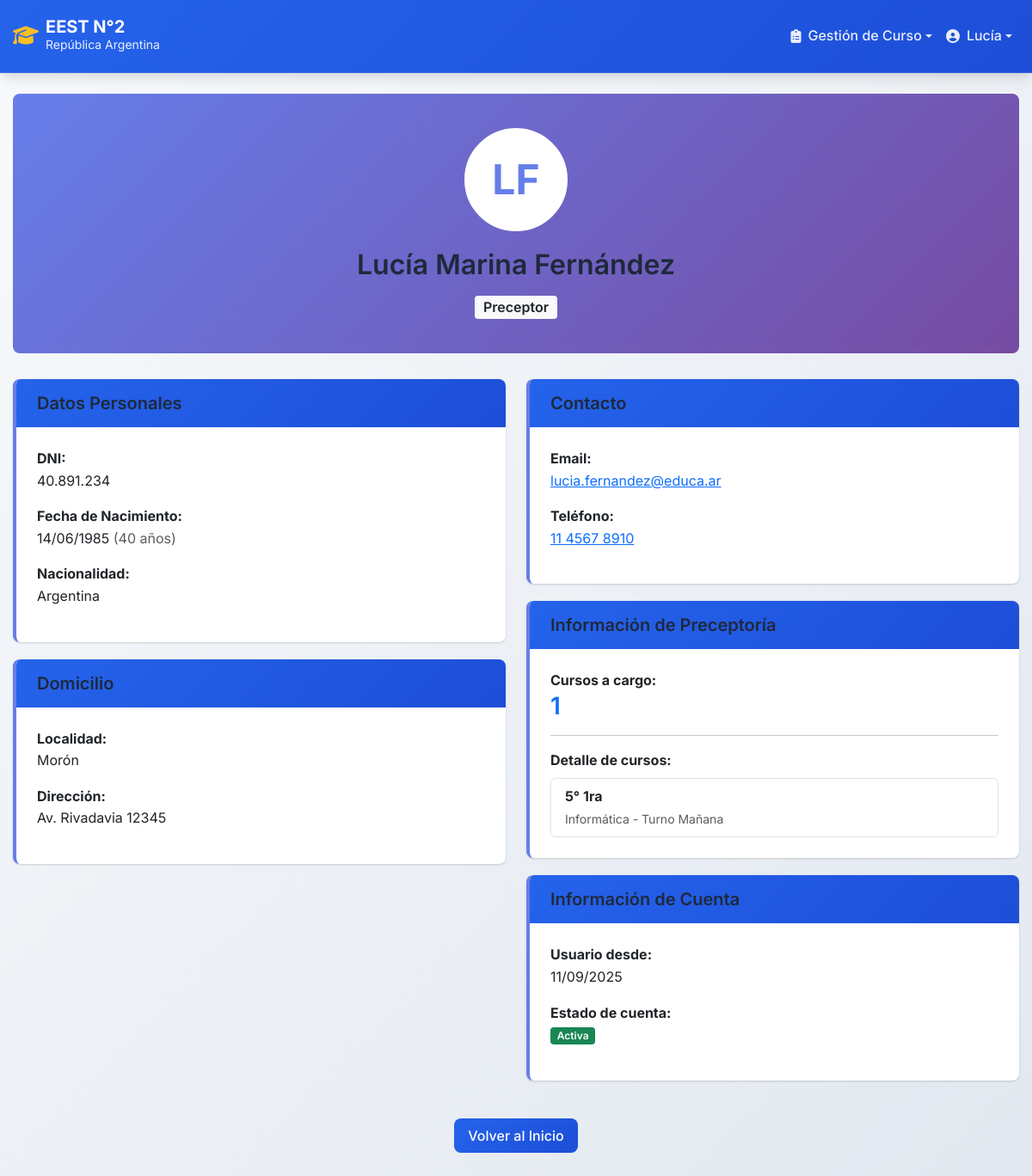
Page /perfil.php (signed in) on the committed database.
### tables this page shows
CREATE TABLE `usuarios` (
  `DNI` int(11) NOT NULL,
  `Primer_nombre` varchar(255) NOT NULL,
  `Segundo_nombre` varchar(255) NOT NULL,
  `Apellido` varchar(255) NOT NULL,
  `Email` varchar(255) NOT NULL,
  `Password_Usuario` varchar(255) DEFAULT NULL,
  `Nacionalidad` varchar(255) NOT NULL,
  `Localidad` varchar(255) NOT NULL,
  `Calle` varchar(255) NOT NULL,
  `Altura` int(11) NOT NULL,
  `Fecha_Nacimiento` date NOT NULL,
  `Telefono` varchar(255) NOT NULL,
  `Rol` enum('Director','Preceptor','Profesor','Alumno') NOT NULL,
  `Estado` tinyint(1) NOT NULL DEFAULT 1,
  `Fecha_Creacion` timestamp NOT NULL DEFAULT current_timestamp(),
  `Usuario` varchar(255) DEFAULT current_user()
);

CREATE TABLE `cursos` (
  `ID` int(11) NOT NULL,
  `DNI_Preceptor` int(11) NOT NULL,
  `Turno` enum('Mañana','Tarde','Noche') NOT NULL,
  `Grupo` varchar(255) NOT NULL,
  `Anio` int(4) NOT NULL,
  `Division` varchar(10) NOT NULL,
  `Especialidad` varchar(255) NOT NULL,
  `Estado` tinyint(1) NOT NULL DEFAULT 1
);

### perfil.php (the view, shortened to what this page needs)
<?php
include('./public/header.php');
$dni = $_SESSION['DNI'];
$query_usuario = "SELECT * FROM usuarios WHERE usuarios.DNI = '$dni'";
$result_usuario = mysqli_query($CONN, $query_usuario);
$usuario = mysqli_fetch_assoc($result_usuario);
$info_adicional = [];
$rol = $usuario['Rol'];
if ($rol == 'Alumno') {
    $query_curso = "SELECT cursos.Anio, cursos.Division, cursos.Especialidad, cursos.Turno, cursos.Grupo
                    FROM cursos
                    WHERE cursos.DNI_Alumno = '$dni' AND cursos.Estado = 1";
    $result_curso = mysqli_query($CONN, $query_curso);
    if (mysqli_num_rows($result_curso) > 0) {
        $info_adicional['curso'] = mysqli_fetch_assoc($result_curso);
    }
    if (isset($info_adicional['curso'])) {
        $query_materias = "SELECT COUNT(*) as total FROM materias
                          INNER JOIN cursos ON materias.ID_Curso = cursos.ID
                          WHERE cursos.DNI_Alumno = '$dni' AND materias.Estado = 1";
        $result_materias = mysqli_query($CONN, $query_materias);
        $info_adicional['total_materias'] = mysqli_fetch_assoc($result_materias)['total'];
    }
    $query_inasistencias = "SELECT
                              SUM(CASE WHEN inasistencias.Tipo = 'Falta' THEN 1 ELSE 0 END) +
                              SUM(CASE WHEN inasistencias.Tipo = 'Tarde' THEN 0.5 ELSE 0 END) as total
                            FROM inasistencias
                            WHERE inasistencias.DNI_Alumno = '$dni'";
    $result_inasistencias = mysqli_query($CONN, $query_inasistencias);
    $info_adicional['total_inasistencias'] = mysqli_fetch_assoc($result_inasistencias)['total'] ?? 0;
} elseif ($rol == 'Preceptor') {
    $query_cursos = "SELECT COUNT(DISTINCT cursos.ID) as total FROM cursos
                     WHERE cursos.DNI_Preceptor = '$dni' AND cursos.Estado = 1";
    $result_cursos = mysqli_query($CONN, $query_cursos);
    $info_adicional['cursos_a_cargo'] = mysqli_fetch_assoc($result_cursos)['total'];
    $query_lista_cursos = "SELECT cursos.Anio, cursos.Division, cursos.Especialidad, cursos.Turno
                          FROM cursos
                          WHERE cursos.DNI_Preceptor = '$dni' AND cursos.Estado = 1
                          ORDER BY cursos.Anio, cursos.Division";
    $result_lista = mysqli_query($CONN, $query_lista_cursos);
    $info_adicional['lista_cursos'] = [];
    while ($curso = mysqli_fetch_assoc($result_lista)) {
        $info_adicional['lista_cursos'][] = $curso;
    }
}
?>
<!DOCTYPE html>
<html lang="es">
<head>
    <link rel="stylesheet" href="./style/styles.css">
</head>
<body>
    <div class="container mt-4 mb-5">
        <div class="profile-header">
            <div class="profile-avatar">
                <?php
                echo strtoupper(substr($usuario['Primer_nombre'], 0, 1) . substr($usuario['Apellido'], 0, 1));
                ?>
            </div>
            <h2><?php echo htmlspecialchars($usuario['Primer_nombre'] . ' ' . $usuario['Segundo_nombre'] . ' ' . $usuario['Apellido']); ?></h2>
            <p class="mb-0">
                <span class="badge bg-light text-dark fs-6">
                    <?php echo htmlspecialchars($usuario['Rol']); ?>
                </span>
            </p>
        </div>
        <div class="row">
            <div class="col-md-6">
                <div class="card info-card">
                    <div class="card-header bg-primary text-white">
                        <h5 class="mb-0"><i class="bi bi-person-fill"></i> Datos Personales</h5>
                    </div>
                    <div class="card-body">
                        <div class="mb-3">
                            <strong>DNI:</strong><br>
                            <?php echo htmlspecialchars(number_format($usuario['DNI'], 0, '', '.')); ?>
                        </div>
                        <div class="mb-3">
                            <strong>Fecha de Nacimiento:</strong><br>
                            <?php echo date('d/m/Y', strtotime($usuario['Fecha_Nacimiento'])); ?>
                            <?php
                            $nacimiento = new DateTime($usuario['Fecha_Nacimiento']);
                            $hoy = new DateTime();
                            $edad = $hoy->diff($nacimiento)->y;
                            echo " <span class='text-muted'>($edad años)</span>";
                            ?>
                        </div>
                        <div class="mb-3">
                            <strong>Nacionalidad:</strong><br>
                            <?php echo htmlspecialchars($usuario['Nacionalidad']); ?>
                        </div>
                    </div>
                </div>
                <div class="card info-card">
                    <div class="card-header bg-success text-white">
                        <h5 class="mb-0"><i class="bi bi-geo-alt-fill"></i> Domicilio</h5>
                    </div>
                    <div class="card-body">
                        <div class="mb-3">
                            <strong>Localidad:</strong><br>
                            <?php echo htmlspecialchars($usuario['Localidad']); ?>
                        </div>
                        <div class="mb-3">
                            <strong>Dirección:</strong><br>
                            <?php echo htmlspecialchars($usuario['Calle'] . ' ' . $usuario['Altura']); ?>
                        </div>
                    </div>
                </div>
            </div>
            <div class="col-md-6">
                <div class="card info-card">
                    <div class="card-header bg-info text-white">
                        <h5 class="mb-0"><i class="bi bi-telephone-fill"></i> Contacto</h5>
                    </div>
                    <div class="card-body">
                        <div class="mb-3">
                            <strong>Email:</strong><br>
                            <a href="mailto:<?php echo htmlspecialchars($usuario['Email']); ?>">
                                <?php echo htmlspecialchars($usuario['Email']); ?>
                            </a>
                        </div>
                        <div class="mb-3">
                            <strong>Teléfono:</strong><br>
                            <a href="tel:<?php echo htmlspecialchars($usuario['Telefono']); ?>">
                                <?php echo htmlspecialchars($usuario['Telefono']); ?>
                            </a>
                        </div>
                    </div>
                </div>
                <?php if ($rol == 'Alumno' && isset($info_adicional['curso'])): ?>
                    <div class="card info-card">
                        <div class="card-header bg-warning text-dark">
                            <h5 class="mb-0"><i class="bi bi-book-fill"></i> Información Académica</h5>
                        </div>
                        <div class="card-body">
                            <div class="mb-3">
                                <strong>Curso Actual:</strong><br>
                                <?php
                                $curso = $info_adicional['curso'];
                                echo htmlspecialchars($curso['Anio'] . '° Año - División ' . $curso['Division']);
                                ?>
                            </div>
                            <div class="mb-3">
                                <strong>Especialidad:</strong><br>
                                <?php echo htmlspecialchars($curso['Especialidad']); ?>
                            </div>
                            <div class="mb-3">
                                <strong>Turno:</strong><br>
                                <?php echo htmlspecialchars($curso['Turno']); ?>
                            </div>
                            <hr>
                            <div class="row text-center">
                                <div class="col-6">
                                    <div class="stat-card bg-light">
                                        <h3 class="text-primary"><?php echo $info_adicional['total_materias'] ?? 0; ?></h3>
                                        <small class="text-muted">Materias</small>
                                    </div>
                                </div>
                                <div class="col-6">
                                    <div class="stat-card bg-light">
                                        <h3 class="text-danger"><?php echo $info_adicional['total_inasistencias']; ?></h3>
                                        <small class="text-muted">Inasistencias</small>
                                    </div>
                                </div>
                            </div>
                        </div>
                    </div>
                <?php elseif ($rol == 'Preceptor'): ?>
                    <div class="card info-card">
                        <div class="card-header bg-warning text-dark">
                            <h5 class="mb-0"><i class="bi bi-clipboard-check-fill"></i> Información de Preceptoría</h5>
                        </div>
                        <div class="card-body">
                            <div class="mb-3">
                                <strong>Cursos a cargo:</strong>
                                <h3 class="text-primary"><?php echo $info_adicional['cursos_a_cargo']; ?></h3>
                            </div>
                            <?php if (!empty($info_adicional['lista_cursos'])): ?>
                                <hr>
                                <strong>Detalle de cursos:</strong>
                                <ul class="list-group mt-2">
                                    <?php foreach ($info_adicional['lista_cursos'] as $curso): ?>
                                        <li class="list-group-item">
                                            <strong><?php echo htmlspecialchars($curso['Anio'] . '° ' . $curso['Division']); ?></strong><br>
                                            <small class="text-muted">
                                                <?php echo htmlspecialchars($curso['Especialidad'] . ' - Turno ' . $curso['Turno']); ?>
                                            </small>
                                        </li>
                                    <?php endforeach; ?>
                                </ul>
                            <?php endif; ?>
                        </div>
                    </div>
                <?php endif; ?>
                <div class="card info-card">
                    <div class="card-header bg-secondary text-white">
                        <h5 class="mb-0"><i class="bi bi-shield-lock-fill"></i> Información de Cuenta</h5>
                    </div>
                    <div class="card-body">
                        <div class="mb-3">
                            <strong>Usuario desde:</strong><br>
                            <?php echo date('d/m/Y', strtotime($usuario['Fecha_Creacion'])); ?>
                        </div>
                        <div class="mb-3">
                            <strong>Estado de cuenta:</strong><br>
                            <?php if ($usuario['Estado'] == 1): ?>
                                <span class="badge bg-success">Activa</span>
                            <?php else: ?>
                                <span class="badge bg-danger">Inactiva</span>
                            <?php endif; ?>
                        </div>
                    </div>
                </div>
            </div>
        </div>
        <div class="text-center mt-4">
            <a href="home.php" class="btn btn-primary">Volver al Inicio</a>
        </div>
    </div>
</body>
</html>

### style/styles.css (style rules this page uses)
:root { --primary-color: #2563eb; --primary-dark: #1d4ed8; --secondary-color: #64748b; --success-color: #10b981; --warning-color: #f59e0b; --danger-color: #ef4444; --info-color: #06b6d4; --light-color: #f8fafc; --dark-color: #1e293b; --border-color: #e2e8f0; --shadow: 0 1px 3px 0 rgba(0, 0, 0, 0.1), 0 1px 2px 0 rgba(0, 0, 0, 0.06); --shadow-lg: 0 10px 15px -3px rgba(0, 0, 0, 0.1), 0 4px 6px -2px rgba(0, 0, 0, 0.05); --border-radius: 0.5rem; --font-family: 'Inter', -apple-system, BlinkMacSystemFont, 'Segoe UI', Roboto, sans-serif; }
* { box-sizing: border-box; margin: 0; padding: 0; }
body { font-family: var(--font-family); line-height: 1.6; color: var(--dark-color); background: linear-gradient(135deg, #f8fafc 0%, #e2e8f0 100%); min-height: 100vh; }
.container { max-width: 1200px; margin: 0 auto; padding: 0 15px; }
h1, h2, h3, h4, h5, h6 { color: var(--dark-color); font-weight: 600; margin-bottom: 1rem; }
.text-center { text-align: center; }
.text-muted { color: #6c757d; }
.btn { display: inline-block; font-weight: 500; line-height: 1.5; text-align: center; text-decoration: none; vertical-align: middle; cursor: pointer; border: none; padding: 0.5rem 1rem; font-size: 1rem; border-radius: var(--border-radius); transition: all 0.2s ease; }
.btn-primary { color: #fff; background: linear-gradient(135deg, var(--primary-color) 0%, var(--primary-dark) 100%); }
.card { background: white; border: none; border-radius: var(--border-radius); box-shadow: var(--shadow); transition: all 0.2s ease; overflow: hidden; margin-bottom: 1.5rem; }
.card-header { background: linear-gradient(135deg, var(--primary-color) 0%, var(--primary-dark) 100%); color: white; border: none; font-weight: 600; padding: 1rem 1.5rem; }
.card-body { padding: 1.5rem; }
.mt-2 { margin-top: 0.5rem; }
.mt-4 { margin-top: 1.5rem; }
.mb-3 { margin-bottom: 1rem; }
.mb-5 { margin-bottom: 3rem; }
.badge { display: inline-block; padding: 0.35em 0.65em; font-size: 0.75em; font-weight: 600; line-height: 1; color: #fff; text-align: center; white-space: nowrap; vertical-align: baseline; border-radius: 0.25rem; }
.bg-primary { background-color: var(--primary-color); }
.bg-success { background-color: var(--success-color); }
.bg-warning { background-color: var(--warning-color); color: #000; }
.bg-info { background-color: var(--info-color); }
.bg-light { background-color: var(--light-color); color: #000; }
.profile-header { background: linear-gradient(135deg, #667eea 0%, #764ba2 100%); color: white; padding: 40px 20px; border-radius: var(--border-radius); margin-bottom: 30px; text-align: center; }
.profile-avatar { width: 120px; height: 120px; border-radius: 50%; background-color: white; display: flex; align-items: center; justify-content: center; font-size: 48px; font-weight: bold; color: #667eea; margin: 0 auto 20px; border: 4px solid white; }
.info-card { border-left: 4px solid #667eea; margin-bottom: 20px; }

### rows in the picture
usuarios: Primer_nombre+Apellido "LF", Primer_nombre+Segundo_nombre+Apellido "Lucía Marina Fernández", Rol "Preceptor", DNI "40.891.234", Fecha_Nacimiento "14/06/1985", Nacionalidad "Argentina", Localidad "Morón", Calle+Altura "Av. Rivadavia 12345", Email "lucia.fernandez@educa.ar", Telefono "11 4567 8910", Fecha_Creacion "11/09/2025"
cursos: Anio+Division "5° 1ra", Especialidad+Turno "Informática - Turno Mañana"

### other values in the picture
$_SESSION['nombre1'] "Lucía"
$info_adicional['cursos_a_cargo'] "1"
